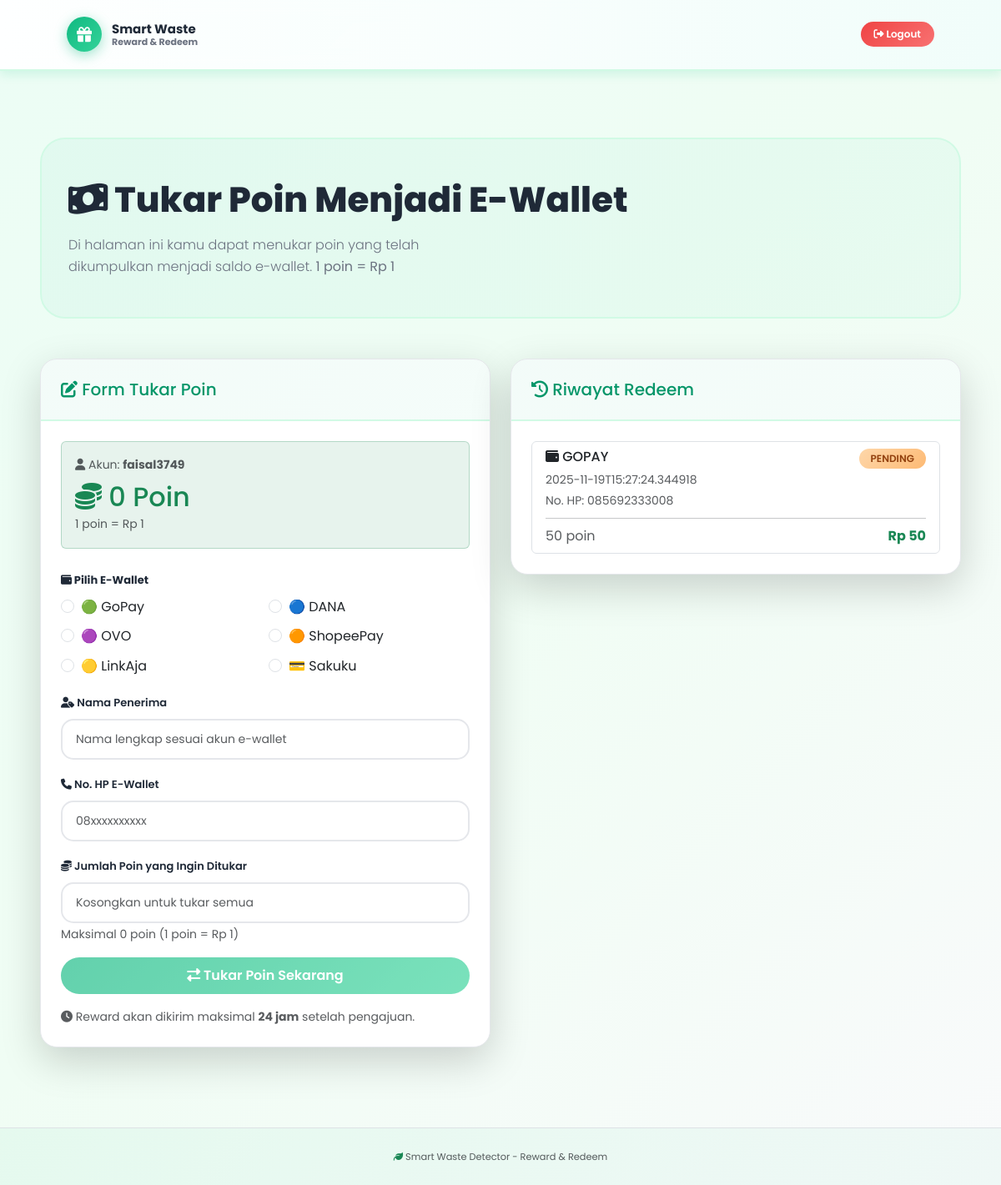
The app's page /rewards (signed in) with its own data.
### tables this page shows
CREATE TABLE users (
            user_id TEXT PRIMARY KEY,
            name TEXT NOT NULL,
            birth_date TEXT,
            region TEXT,
            phone TEXT
        , password_hash TEXT, email TEXT, is_phone_verified INTEGER DEFAULT 1, "role" TEXT);

CREATE TABLE reward_redemptions (
            id INTEGER PRIMARY KEY AUTOINCREMENT,
            user_id TEXT NOT NULL,
            wallet_type TEXT NOT NULL,
            full_name TEXT NOT NULL,
            phone TEXT NOT NULL,
            points INTEGER NOT NULL,       -- jumlah poin yang diredeem
            amount INTEGER NOT NULL,       -- jumlah rupiah (saat ini = points)
            status TEXT NOT NULL DEFAULT 'PENDING',
            requested_at TEXT NOT NULL, reason TEXT DEFAULT NULL,
            FOREIGN KEY(user_id) REFERENCES users(user_id)
        );

### routes_bounty.py (the view)
    @app.route("/rewards", methods=["GET"])
    def rewards_page():
        user = current_user()
        if not user:
            flash("Silakan login terlebih dahulu untuk mengakses menu reward.", "error")
            return redirect(url_for("login"))
        total_points = get_total_points_for_user(user["user_id"])
        redemptions = _get_user_redemptions(user["user_id"])
        return render_template(
            "rewards.html",
            user=user,
            total_points=total_points,
            redemptions=redemptions,
        )

### templates/rewards.html (shortened to what this page needs)
<!DOCTYPE html>
<html lang="id">
<head>
    <link href="https://cdnjs.cloudflare.com/ajax/libs/bootstrap/5.3.0/css/bootstrap.min.css" rel="stylesheet">
    <link href="https://cdnjs.cloudflare.com/ajax/libs/font-awesome/6.4.0/css/all.min.css" rel="stylesheet">
    <link rel="stylesheet" href="{{ url_for('static', filename='Web/style.css') }}">
</head>
<body>
    <nav class="navbar navbar-expand-lg navbar-light sticky-top">
        <div class="container-fluid px-3 px-lg-5">
            <a class="navbar-brand" href="{{ url_for('index') }}">
                <div class="logo-badge"><i class="fas fa-gift"></i></div>
                <div class="navbar-text">
                    <span class="navbar-title">Smart Waste</span>
                    <span class="navbar-subtitle">Reward & Redeem</span>
                </div>
            </a>
            <div class="ms-auto">
                <a href="{{ url_for('logout') }}" class="btn btn-sm btn-danger">
                    <i class="fas fa-sign-out-alt"></i> Logout
                </a>
            </div>
        </div>
    </nav>
    <main class="container-fluid px-3 px-lg-5 py-5">
        <section class="hero-section mb-5">
            <h1 class="mb-3">
                <i class="fas fa-money-bill-wave"></i> Tukar Poin Menjadi E-Wallet
            </h1>
            <p class="lead mb-0">
                Di halaman ini kamu dapat menukar poin yang telah dikumpulkan menjadi saldo e-wallet.
                <strong>1 poin = Rp 1</strong>
            </p>
        </section>
        <div class="row g-4">
            <div class="col-lg-6">
                <div class="card shadow-lg">
                    <div class="card-header">
                        <h5 class="mb-0"><i class="fas fa-edit"></i> Form Tukar Poin</h5>
                    </div>
                    <div class="card-body">
                        <div class="bg-success bg-opacity-10 p-3 rounded mb-4 border border-success border-opacity-25">
                            <p class="text-muted small mb-2">
                                <i class="fas fa-user"></i> Akun: <strong>{{ user['user_id'] }}</strong>
                            </p>
                            <h2 class="text-success mb-0">
                                <i class="fas fa-coins"></i> {{ total_points }} Poin
                            </h2>
                            <small class="text-muted">1 poin = Rp 1</small>
                        </div>
                        <form method="post" action="{{ url_for('redeem_points') }}">
                            <div class="mb-3">
                                <label class="form-label fw-bold">
                                    <i class="fas fa-wallet"></i> Pilih E-Wallet
                                </label>
                                <div class="row g-2">
                                    <div class="col-6">
                                        <div class="form-check">
                                            <input class="form-check-input" type="radio" name="wallet_type"
                                                   value="GOPAY" id="gopay" required>
                                            <label class="form-check-label" for="gopay">
                                                🟢 GoPay
                                            </label>
                                        </div>
                                    </div>
                                    <div class="col-6">
                                        <div class="form-check">
                                            <input class="form-check-input" type="radio" name="wallet_type" value="DANA" id="dana">
                                            <label class="form-check-label" for="dana">
                                                🔵 DANA
                                            </label>
                                        </div>
                                    </div>
                                    <div class="col-6">
                                        <div class="form-check">
                                            <input class="form-check-input" type="radio" name="wallet_type" value="OVO" id="ovo">
                                            <label class="form-check-label" for="ovo">
                                                🟣 OVO
                                            </label>
                                        </div>
                                    </div>
                                    <div class="col-6">
                                        <div class="form-check">
                                            <input class="form-check-input" type="radio" name="wallet_type" value="SHOPEEPAY" id="shopeepay">
                                            <label class="form-check-label" for="shopeepay">
                                                🟠 ShopeePay
                                            </label>
                                        </div>
                                    </div>
                                    <div class="col-6">
                                        <div class="form-check">
                                            <input class="form-check-input" type="radio" name="wallet_type" value="LINKAJA" id="linkaja">
                                            <label class="form-check-label" for="linkaja">
                                                🟡 LinkAja
                                            </label>
                                        </div>
                                    </div>
                                    <div class="col-6">
                                        <div class="form-check">
                                            <input class="form-check-input" type="radio" name="wallet_type" value="SAKUKU" id="sakuku">
                                            <label class="form-check-label" for="sakuku">
                                                💳 Sakuku
                                            </label>
                                        </div>
                                    </div>
                                </div>
                            </div>
                            <div class="mb-3">
                                <label for="full_name" class="form-label">
                                    <i class="fas fa-user-tag"></i> Nama Penerima
                                </label>
                                <input type="text" class="form-control" id="full_name" name="full_name"
                                       placeholder="Nama lengkap sesuai akun e-wallet" required>
                            </div>
                            <div class="mb-3">
                                <label for="phone" class="form-label">
                                    <i class="fas fa-phone"></i> No. HP E-Wallet
                                </label>
                                <input type="tel" class="form-control" id="phone" name="phone"
                                       placeholder="08xxxxxxxxxx" required>
                            </div>
                            <div class="mb-3">
                                <label for="amount" class="form-label">
                                    <i class="fas fa-coins"></i> Jumlah Poin yang Ingin Ditukar
                                </label>
                                <input type="number" class="form-control" id="amount" name="amount"
                                       min="1" max="{{ total_points }}" placeholder="Kosongkan untuk tukar semua">
                                <small class="text-muted">
                                    Maksimal {{ total_points }} poin (1 poin = Rp 1)
                                </small>
                            </div>
                            <button type="submit" class="btn btn-success w-100 mb-3"
                                    {% if total_points|int <= 0 %}disabled{% endif %}>
                                <i class="fas fa-exchange-alt"></i> Tukar Poin Sekarang
                            </button>
                            <small class="text-muted d-block">
                                <i class="fas fa-clock"></i> Reward akan dikirim maksimal <strong>24 jam</strong> setelah pengajuan.
                            </small>
                        </form>
                    </div>
                </div>
            </div>
            <div class="col-lg-6">
                <div class="card shadow-lg">
                    <div class="card-header">
                        <h5 class="mb-0"><i class="fas fa-history"></i> Riwayat Redeem</h5>
                    </div>
                    <div class="card-body">
                        {% if redemptions %}
                            <div class="list-group">
                                {% for r in redemptions %}
                                <div class="list-group-item">
                                    <div class="d-flex justify-content-between align-items-start mb-2">
                                        <div>
                                            <h6 class="mb-1">
                                                <i class="fas fa-wallet"></i>
                                                {{ r['wallet_type'] }}
                                            </h6>
                                            <small class="text-muted">
                                                {{ r['requested_at'] }}<br>
                                                No. HP: {{ r['phone'] }}
                                            </small>
                                        </div>
                                        <span class="badge
                                            {% if r['status'] == 'PENDING' %}badge-warning
                                            {% elif r['status'] == 'PAID' %}badge-success
                                            {% else %}badge-danger{% endif %}">
                                            {{ r['status'] }}
                                        </span>
                                    </div>
                                    <hr class="my-2">
                                    <div class="d-flex justify-content-between">
                                        <span class="text-muted">{{ r['points'] }} poin</span>
                                        <strong class="text-success">Rp {{ r['amount'] }}</strong>
                                    </div>
                                </div>
                                {% endfor %}
                            </div>
                        {% else %}
                            <div class="alert alert-info">
                                <i class="fas fa-info-circle"></i>
                                Belum ada riwayat redeem. Tukar poin pertama Anda melalui form di sebelah.
                            </div>
                        {% endif %}
                    </div>
                </div>
            </div>
        </div>
    </main>
    <footer class="mt-5 py-4 text-center text-muted border-top">
        <small><i class="fas fa-leaf text-success"></i> Smart Waste Detector - Reward & Redeem</small>
    </footer>
</body>
</html>

### records on screen
users: user_id "faisal3749"
reward_redemptions: wallet_type "GOPAY", requested_at "2025-11-19T15:27:24.344918", phone "085692333008", status "PENDING", points "50", amount "50"

### other values on screen
{{ total_points }} "0"
